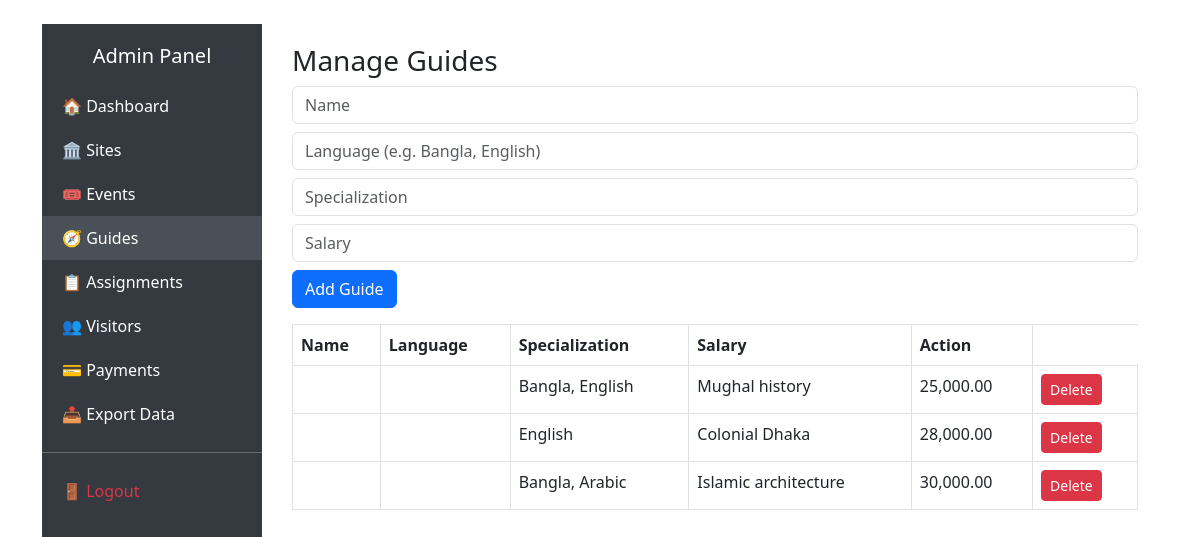
The app's page /admin/manage_guides.php (signed in) with its own data.
### tables this page shows
CREATE TABLE IF NOT EXISTS Guides (
  guide_id INT AUTO_INCREMENT PRIMARY KEY,
  name VARCHAR(120) NOT NULL,
  language VARCHAR(80),
  specialization VARCHAR(120),
  salary DECIMAL(10,2) DEFAULT 0
);

### admin/manage_guides.php (the view, shortened to what this page needs)
<?php
require_once 'headerFooter.php';
require_once __DIR__ . '/../includes/db_connect.php';
$guides = $pdo->query("SELECT * FROM Guides")->fetchAll();
?>
<!doctype html>
<html>
<head>
  <link href="https://cdn.jsdelivr.net/npm/bootstrap@5.3.0/dist/css/bootstrap.min.css" rel="stylesheet">
</head>
<body class="container py-4">
<h3>Manage Guides</h3>
<form method="post" class="mb-3">
  <input name="name" class="form-control mb-2" placeholder="Name" required>
  <input name="language" class="form-control mb-2" placeholder="Language (e.g. Bangla, English)" required>
  <input name="spec" class="form-control mb-2" placeholder="Specialization" required>
  <input name="salary" class="form-control mb-2" placeholder="Salary" type="number" step="0.01" required>
  <button class="btn btn-primary" name="add">Add Guide</button>
</form>
<table class="table table-bordered">
<tr><th>Name</th><th>Language</th><th>Specialization</th><th>Salary</th><th>Action</th></tr>
<?php foreach ($guides as $g): ?>
<tr>
  <td><?= htmlspecialchars($g['full_name']) ?></td>
  <td><?= htmlspecialchars($g['phone']) ?></td>
  <td><?= htmlspecialchars($g['language']) ?></td>
  <td><?= htmlspecialchars($g['specialization']) ?></td>
  <td><?= number_format($g['salary'], 2) ?></td>
  <td>
    <form method="post" style="display:inline">
      <button class="btn btn-sm btn-danger" name="delete" value="<?= $g['guide_id'] ?>">Delete</button>
    </form>
  </td>
</tr>
<?php endforeach; ?>
</table>
</body>
</html>

### admin/headerFooter.php (style rules this page uses)
body { background-color: #f8f9fa; }

### records on screen
guides: language "Bangla, English", specialization "Mughal history", salary "25,000.00", $g['guide_id'] 1 (drawn)
guides: language "English", specialization "Colonial Dhaka", salary "28,000.00", $g['guide_id'] 2 (drawn)
guides: language "Bangla, Arabic", specialization "Islamic architecture", salary "30,000.00", $g['guide_id'] 3 (drawn)
